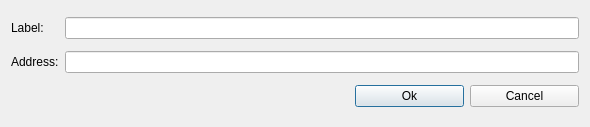
<?xml version="1.0" encoding="UTF-8"?>
<ui version="4.0">
 <class>NewAddressDialog</class>
 <widget class="QDialog" name="NewAddressDialog">
  <property name="geometry">
   <rect>
    <x>0</x>
    <y>0</y>
    <width>590</width>
    <height>127</height>
   </rect>
  </property>
  <property name="windowTitle">
   <string>New address</string>
  </property>
  <layout class="QGridLayout" name="gridLayout">
   <item row="0" column="0">
    <widget class="QLabel" name="label">
     <property name="sizePolicy">
      <sizepolicy hsizetype="Maximum" vsizetype="Preferred">
       <horstretch>0</horstretch>
       <verstretch>0</verstretch>
      </sizepolicy>
     </property>
     <property name="text">
      <string>Label:</string>
     </property>
    </widget>
   </item>
   <item row="0" column="1" colspan="3">
    <widget class="QLineEdit" name="m_labelEdit">
     <property name="sizePolicy">
      <sizepolicy hsizetype="Expanding" vsizetype="Fixed">
       <horstretch>0</horstretch>
       <verstretch>0</verstretch>
      </sizepolicy>
     </property>
     <property name="echoMode">
      <enum>QLineEdit::Normal</enum>
     </property>
    </widget>
   </item>
   <item row="1" column="0">
    <widget class="QLabel" name="label_2">
     <property name="sizePolicy">
      <sizepolicy hsizetype="Maximum" vsizetype="Preferred">
       <horstretch>0</horstretch>
       <verstretch>0</verstretch>
      </sizepolicy>
     </property>
     <property name="text">
      <string>Address:</string>
     </property>
    </widget>
   </item>
   <item row="1" column="1" colspan="3">
    <widget class="QLineEdit" name="m_addressEdit">
     <property name="echoMode">
      <enum>QLineEdit::Normal</enum>
     </property>
    </widget>
   </item>
   <item row="2" column="0" colspan="2">
    <spacer name="horizontalSpacer">
     <property name="orientation">
      <enum>Qt::Horizontal</enum>
     </property>
     <property name="sizeHint" stdset="0">
      <size>
       <width>338</width>
       <height>20</height>
      </size>
     </property>
    </spacer>
   </item>
   <item row="2" column="2">
    <widget class="QPushButton" name="m_okButton">
     <property name="enabled">
      <bool>true</bool>
     </property>
     <property name="text">
      <string>Ok</string>
     </property>
     <property name="default">
      <bool>true</bool>
     </property>
    </widget>
   </item>
   <item row="2" column="3">
    <widget class="QPushButton" name="m_cancelButton">
     <property name="text">
      <string>Cancel</string>
     </property>
    </widget>
   </item>
  </layout>
 </widget>
 <resources/>
 <connections>
  <connection>
   <sender>m_okButton</sender>
   <signal>clicked()</signal>
   <receiver>NewAddressDialog</receiver>
   <slot>accept()</slot>
   <hints>
    <hint type="sourcelabel">
     <x>410</x>
     <y>102</y>
    </hint>
    <hint type="destinationlabel">
     <x>294</x>
     <y>63</y>
    </hint>
   </hints>
  </connection>
  <connection>
   <sender>m_cancelButton</sender>
   <signal>clicked()</signal>
   <receiver>NewAddressDialog</receiver>
   <slot>reject()</slot>
   <hints>
    <hint type="sourcelabel">
     <x>526</x>
     <y>102</y>
    </hint>
    <hint type="destinationlabel">
     <x>294</x>
     <y>63</y>
    </hint>
   </hints>
  </connection>
 </connections>
</ui>
